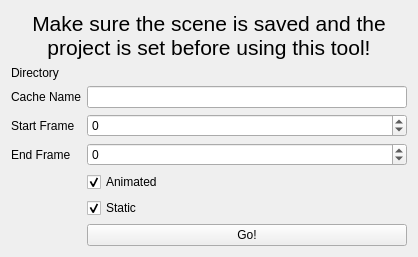
<?xml version="1.0" encoding="UTF-8"?>
<ui version="4.0">
 <class>Form</class>
 <widget class="QWidget" name="Form">
  <property name="geometry">
   <rect>
    <x>0</x>
    <y>0</y>
    <width>418</width>
    <height>257</height>
   </rect>
  </property>
  <property name="sizePolicy">
   <sizepolicy hsizetype="Minimum" vsizetype="Minimum">
    <horstretch>0</horstretch>
    <verstretch>0</verstretch>
   </sizepolicy>
  </property>
  <property name="windowTitle">
   <string>Form</string>
  </property>
  <layout class="QHBoxLayout" name="horizontalLayout">
   <property name="sizeConstraint">
    <enum>QLayout::SetMinimumSize</enum>
   </property>
   <item>
    <layout class="QVBoxLayout" name="verticalLayout">
     <item>
      <widget class="QLabel" name="warningLabel">
       <property name="font">
        <font>
         <pointsize>16</pointsize>
        </font>
       </property>
       <property name="text">
        <string>Make sure the scene is saved and the project is set before using this tool!</string>
       </property>
       <property name="alignment">
        <set>Qt::AlignCenter</set>
       </property>
       <property name="wordWrap">
        <bool>true</bool>
       </property>
      </widget>
     </item>
     <item>
      <layout class="QFormLayout" name="formLayout">
       <item row="0" column="0">
        <widget class="QLabel" name="selectedSceneDirectoryLabel">
         <property name="text">
          <string>Directory</string>
         </property>
        </widget>
       </item>
       <item row="0" column="1">
        <widget class="QLabel" name="selectedSceneDirectoryTextLabel">
         <property name="text">
          <string/>
         </property>
        </widget>
       </item>
       <item row="1" column="0">
        <widget class="QLabel" name="cacheNameLabel">
         <property name="text">
          <string>Cache Name</string>
         </property>
        </widget>
       </item>
       <item row="1" column="1">
        <widget class="QLineEdit" name="cacheNameLineEdit"/>
       </item>
       <item row="2" column="0">
        <widget class="QLabel" name="startFrameLabel">
         <property name="text">
          <string>Start Frame</string>
         </property>
        </widget>
       </item>
       <item row="2" column="1">
        <widget class="QSpinBox" name="startFrameSpinBox">
         <property name="minimum">
          <number>-10000</number>
         </property>
         <property name="maximum">
          <number>10000</number>
         </property>
        </widget>
       </item>
       <item row="3" column="0">
        <widget class="QLabel" name="endFrameLabel">
         <property name="text">
          <string>End Frame</string>
         </property>
        </widget>
       </item>
       <item row="3" column="1">
        <widget class="QSpinBox" name="endFrameSpinBox">
         <property name="minimum">
          <number>-10000</number>
         </property>
         <property name="maximum">
          <number>10000</number>
         </property>
        </widget>
       </item>
       <item row="4" column="1">
        <widget class="QCheckBox" name="updateAnimatedCheckBox">
         <property name="text">
          <string>Animated</string>
         </property>
         <property name="checked">
          <bool>true</bool>
         </property>
        </widget>
       </item>
       <item row="5" column="1">
        <widget class="QCheckBox" name="updateStaticCheckBox">
         <property name="text">
          <string>Static</string>
         </property>
         <property name="checked">
          <bool>true</bool>
         </property>
        </widget>
       </item>
       <item row="6" column="1">
        <widget class="QPushButton" name="updateScenePushButton">
         <property name="text">
          <string>Go!</string>
         </property>
        </widget>
       </item>
      </layout>
     </item>
    </layout>
   </item>
  </layout>
 </widget>
 <resources/>
 <connections/>
</ui>
